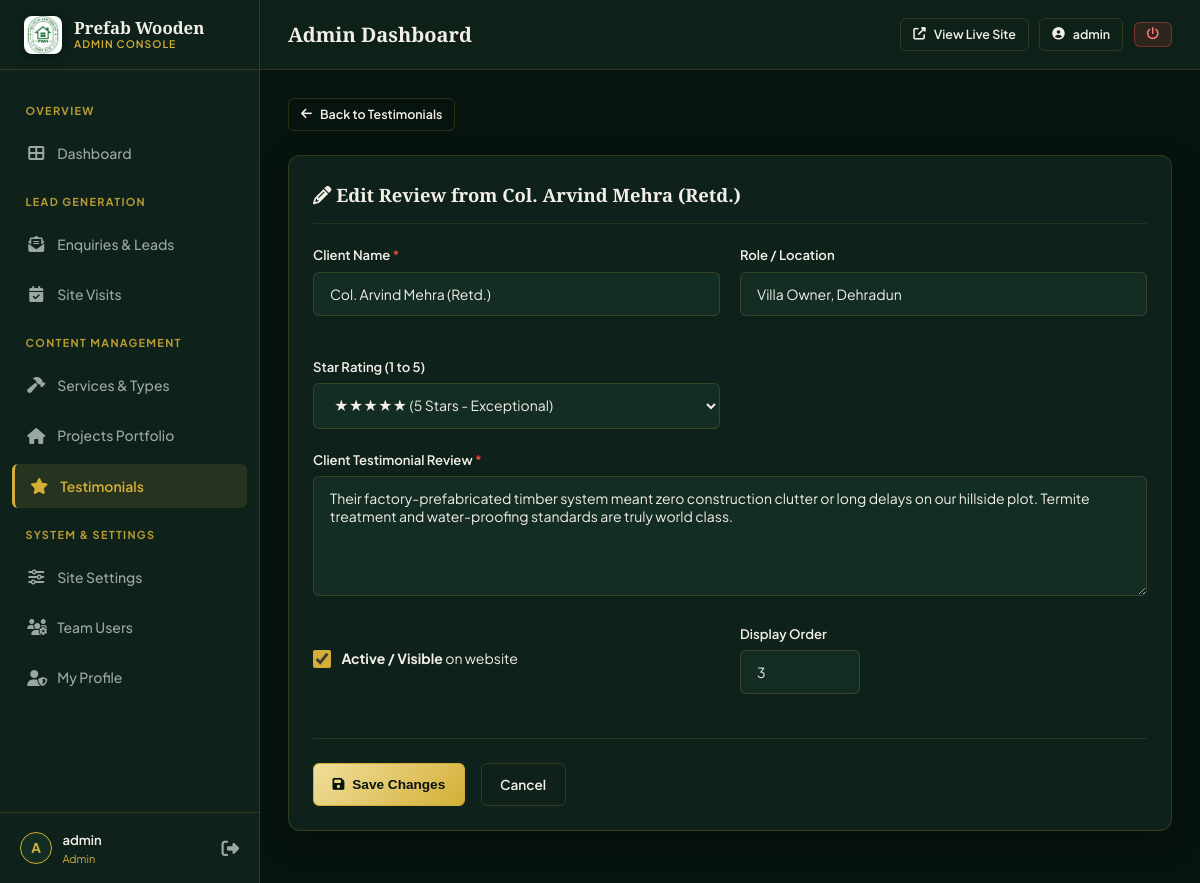
The page /admin/testimonial-edit.php?id=3 (signed in) on the database its author committed.
### tables this page shows
CREATE TABLE IF NOT EXISTS `testimonials` (
    `id` INT UNSIGNED AUTO_INCREMENT PRIMARY KEY,
    `client_name` VARCHAR(100) NOT NULL,
    `client_role` VARCHAR(100) DEFAULT NULL,
    `testimonial_text` TEXT NOT NULL,
    `rating` TINYINT UNSIGNED DEFAULT 5,
    `is_active` TINYINT(1) DEFAULT 1,
    `sort_order` INT DEFAULT 0,
    `created_at` DATETIME NOT NULL DEFAULT CURRENT_TIMESTAMP
);

### includes/functions.php (called while the page is built, shortened)
<?php
function url(string $path = ''): string {
    $trimmed = ltrim($path, '/');
    return BASE_PATH . ($trimmed !== '' ? '/' . $trimmed : '/');
}

### admin/testimonial-edit.php (the view, shortened to what this page needs)
<?php
require_once __DIR__ . '/includes/admin-header.php';
$testimonialId = (int)($_GET['id'] ?? 0);
$isEditing = $testimonialId > 0;
$item = [
    'client_name' => '',
    'client_role' => '',
    'testimonial_text' => '',
    'rating' => 5,
    'sort_order' => 0,
    'is_active' => 1
];
try {
    $db = Database::getConnection();
    if ($isEditing) {
        $stmt = $db->prepare("SELECT * FROM testimonials WHERE id = :id LIMIT 1");
        $stmt->execute(['id' => $testimonialId]);
        $existing = $stmt->fetch();
        if ($existing) {
            $item = $existing;
        } else {
            setFlash('error', 'Testimonial not found.');
            header('Location: ' . url('admin/testimonials.php'));
            exit;
        }
    }
} catch (\Throwable $e) {
    $error = 'Database error: ' . $e->getMessage();
}
?>
<div style="margin-bottom: 1.5rem;">
    <a href="<?= url('admin/testimonials.php') ?>" class="adm-btn adm-btn--outline adm-btn--sm">
        <i class="fas fa-arrow-left"></i> Back to Testimonials
    </a>
</div>
<div class="adm-card">
    <div class="adm-card__header">
        <h2 class="adm-card__title">
            <i class="fas fa-<?= $isEditing ? 'pencil-alt' : 'plus-circle' ?>"></i>
            <?= $isEditing ? 'Edit Review from ' . htmlspecialchars($item['client_name']) : 'Add New Client Review' ?>
        </h2>
    </div>
    <form method="POST" action="">
        <div class="adm-form-grid">
            <div class="adm-form-group">
                <label for="clientName" class="adm-form-label">Client Name <span class="req">*</span></label>
                <input type="text" id="clientName" name="client_name" class="adm-input" required placeholder="e.g. Vikram Malhotra" value="<?= htmlspecialchars($item['client_name']) ?>">
            </div>
            <div class="adm-form-group">
                <label for="clientRole" class="adm-form-label">Role / Location</label>
                <input type="text" id="clientRole" name="client_role" class="adm-input" placeholder="e.g. Farmhouse Owner, Lonavala" value="<?= htmlspecialchars($item['client_role']) ?>">
            </div>
            <div class="adm-form-group">
                <label for="clientRating" class="adm-form-label">Star Rating (1 to 5)</label>
                <select id="clientRating" name="rating" class="adm-select">
                    <option value="5" <?= (int)$item['rating'] === 5 ? 'selected' : '' ?>>★★★★★ (5 Stars - Exceptional)</option>
                </select>
            </div>
        </div>
        <div class="adm-form-group">
            <label for="reviewText" class="adm-form-label">Client Testimonial Review <span class="req">*</span></label>
            <textarea id="reviewText" name="testimonial_text" class="adm-textarea" required placeholder="Write the client's verified quote and feedback..."><?= htmlspecialchars($item['testimonial_text']) ?></textarea>
        </div>
        <div class="adm-form-grid" style="align-items: center;">
            <div class="adm-form-group">
                <label class="adm-form-check">
                    <input type="checkbox" name="is_active" value="1" <?= $item['is_active'] ? 'checked' : '' ?>>
                    <span><strong>Active / Visible</strong> on website</span>
                </label>
            </div>
            <div class="adm-form-group">
                <label for="sortOrder" class="adm-form-label">Display Order</label>
                <input type="number" id="sortOrder" name="sort_order" class="adm-input" value="<?= (int)$item['sort_order'] ?>" style="max-width: 120px;">
            </div>
        </div>
        <div style="display: flex; gap: 1rem; margin-top: 1.5rem; border-top: 1px solid rgba(212, 175, 55, 0.15); padding-top: 1.5rem;">
            <button type="submit" class="adm-btn adm-btn--primary">
                <i class="fas fa-save"></i> <?= $isEditing ? 'Save Changes' : 'Save Testimonial' ?>
            </button>
            <a href="<?= url('admin/testimonials.php') ?>" class="adm-btn adm-btn--outline">Cancel</a>
        </div>
    </form>
</div>
<?php require_once __DIR__ . '/includes/admin-footer.php'; ?>

### admin/assets/css/admin.css (style rules this page uses)
:root { --adm-bg: #07130F; --adm-surface: #0E221B; --adm-surface-alt: #132D24; --adm-border: rgba(212, 175, 55, 0.18); --adm-border-hover: rgba(212, 175, 55, 0.4); --adm-text: #F3EFE6; --adm-text-muted: #9BA8A1; --adm-gold: #D4AF37; --adm-gold-light: #F0DE9C; --adm-gold-glow: rgba(212, 175, 55, 0.25); --adm-success: #2ECC71; --adm-warning: #E67E22; --adm-danger: #E74C3C; --adm-info: #3498DB; --adm-sidebar-w: 260px; --adm-header-h: 70px; --adm-radius: 12px; --adm-radius-sm: 6px; --adm-radius-pill: 9999px; --adm-transition: 0.25s cubic-bezier(0.2, 0.8, 0.2, 1); --font-sans: 'Plus Jakarta Sans', -apple-system, BlinkMacSystemFont, 'Segoe UI', Roboto, sans-serif; --font-serif: 'Playfair Display', Georgia, serif; }
*, *::before, *::after { box-sizing: border-box; margin: 0; padding: 0; }
body { font-family: var(--font-sans); background-color: var(--adm-bg); color: var(--adm-text); min-height: 100vh; display: flex; overflow-x: hidden; line-height: 1.6; }
a { color: inherit; text-decoration: none; }
.adm-card { background: var(--adm-surface); border: 1px solid var(--adm-border); border-radius: var(--adm-radius); padding: 1.5rem; margin-bottom: 1.5rem; box-shadow: 0 10px 30px rgba(0, 0, 0, 0.25); width: 100%; max-width: 100%; min-width: 0; box-sizing: border-box; overflow: hidden; }
.adm-card__header { display: flex; align-items: center; justify-content: space-between; flex-wrap: wrap; gap: 0.85rem; margin-bottom: 1.25rem; padding-bottom: 0.85rem; border-bottom: 1px solid rgba(212, 175, 55, 0.12); }
.adm-card__title { font-family: var(--font-serif); font-size: 1.15rem; font-weight: 700; color: var(--adm-text); }
.adm-btn { display: inline-flex; align-items: center; gap: 0.5rem; padding: 0.6rem 1.15rem; font-size: 0.85rem; font-weight: 600; border-radius: var(--adm-radius-sm); border: 1px solid transparent; cursor: pointer; transition: all var(--adm-transition); text-decoration: none; white-space: nowrap; }
.adm-btn--primary { background: linear-gradient(135deg, var(--adm-gold-light) 0%, var(--adm-gold) 100%); color: var(--adm-bg); border-color: var(--adm-gold); }
.adm-btn--outline { background: transparent; border-color: var(--adm-border); color: var(--adm-text); }
.adm-btn--sm { padding: 0.35rem 0.75rem; font-size: 0.78rem; }
.adm-form-group { margin-bottom: 1.25rem; }
.adm-form-label { display: block; font-size: 0.82rem; font-weight: 600; color: var(--adm-text); margin-bottom: 0.4rem; }
.adm-form-label span.req { color: var(--adm-danger); }
.adm-input, .adm-select, .adm-textarea { width: 100%; padding: 0.75rem 1rem; background: var(--adm-surface-alt); border: 1px solid var(--adm-border); border-radius: var(--adm-radius-sm); color: var(--adm-text); font-family: inherit; font-size: 0.875rem; outline: none; transition: border-color var(--adm-transition), box-shadow var(--adm-transition); }
.adm-textarea { min-height: 120px; resize: vertical; }
.adm-form-grid { display: grid; grid-template-columns: repeat(auto-fit, minmax(280px, 1fr)); gap: 1.25rem; }
.adm-form-check { display: flex; align-items: center; gap: 0.65rem; cursor: pointer; font-size: 0.875rem; user-select: none; }
.adm-form-check input[type="checkbox"] { width: 18px; height: 18px; accent-color: var(--adm-gold); cursor: pointer; }

### rows shown on the page
testimonials: client_name "Col. Arvind Mehra (Retd.)", client_role "Villa Owner, Dehradun", rating "★★★★★ (5 Stars - Exceptional)", testimonial_text "Their factory-prefabricated timber system meant zero construction clutter or long delays on our hillside plot. Termite treatment and water-proofing standards are truly world class.", is_active "☑", sort_order "3"

### other values the page prints
substr($user['username'], 0, 1) "A"
$user['username'] "admin"
$user['role'] "Admin"
$pageTitle "Admin Dashboard"
